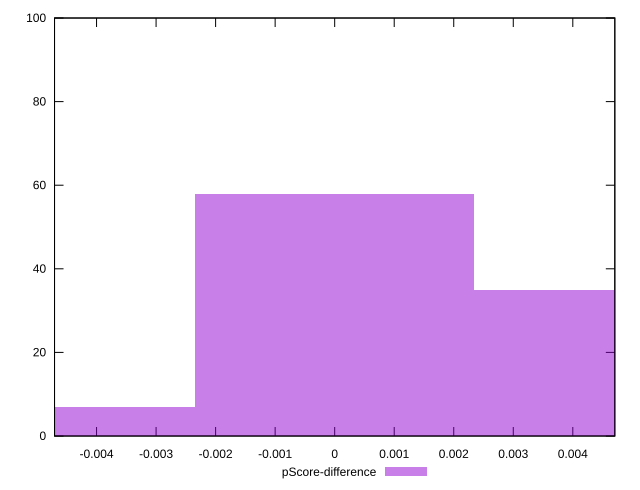

This chart was generated by the following gnuplot code:
reset

$pScoreDifference <<EOF
-0.004694306278236294 7
0.004694306278236294 35
0 58
EOF

set key outside below
set boxwidth 0.004694306278236294
set xrange [-0.004705882352941171:0.004705882352941171]
set yrange [0:100]
set trange [0:100]
set style fill transparent solid 0.5 noborder
set terminal svg size 640, 490 enhanced background rgb 'white'
set output "report_00009_2021-02-08T22-37-41.559Z/uses-http2/samples/pages+cached+noadtech/pScore-difference/histogram.svg"

plot $pScoreDifference title "pScore-difference" with boxes

reset
